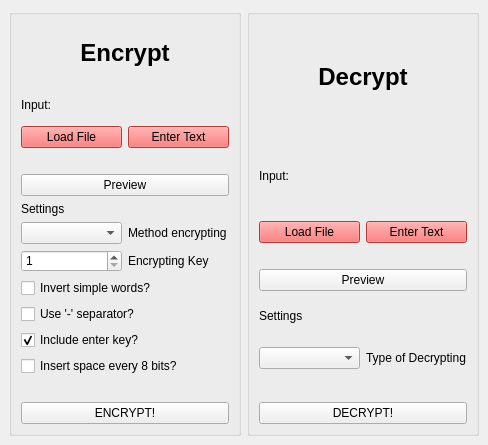
<?xml version="1.0" encoding="UTF-8"?>
<ui version="4.0">
 <class>EncoderApp</class>
 <widget class="QMainWindow" name="EncoderApp">
  <property name="geometry">
   <rect>
    <x>0</x>
    <y>0</y>
    <width>488</width>
    <height>445</height>
   </rect>
  </property>
  <property name="windowTitle">
   <string>Encrypt &amp; Decrypt App</string>
  </property>
  <property name="styleSheet">
   <string notr="true"/>
  </property>
  <widget class="QWidget" name="centralwidget">
   <layout class="QHBoxLayout" name="horizontalLayout_6">
    <item>
     <widget class="QGroupBox" name="groupBox">
      <property name="styleSheet">
       <string notr="true">#title_Encoder {
	font-size: 24px;
}</string>
      </property>
      <property name="title">
       <string/>
      </property>
      <layout class="QVBoxLayout" name="verticalLayout_3">
       <item>
        <widget class="QLabel" name="title_Encoder">
         <property name="font">
          <font>
           <pointsize>-1</pointsize>
          </font>
         </property>
         <property name="styleSheet">
          <string notr="true"/>
         </property>
         <property name="text">
          <string>&lt;html&gt;&lt;head/&gt;&lt;body&gt;&lt;p align=&quot;center&quot;&gt;&lt;span style=&quot; font-size:18pt; font-weight:700;&quot;&gt;Encrypt&lt;/span&gt;&lt;/p&gt;&lt;/body&gt;&lt;/html&gt;</string>
         </property>
        </widget>
       </item>
       <item>
        <layout class="QVBoxLayout" name="verticalLayout">
         <item>
          <widget class="QLabel" name="label_einput">
           <property name="text">
            <string>Input:</string>
           </property>
          </widget>
         </item>
         <item>
          <layout class="QHBoxLayout" name="horizontalLayout">
           <item>
            <widget class="QPushButton" name="btn_en_loadFile">
             <property name="styleSheet">
              <string notr="true">background-color: rgb(255, 80, 80);</string>
             </property>
             <property name="text">
              <string>Load File</string>
             </property>
            </widget>
           </item>
           <item>
            <widget class="QPushButton" name="btn_en_enterText">
             <property name="styleSheet">
              <string notr="true">background-color: rgb(255, 80, 80);</string>
             </property>
             <property name="text">
              <string>Enter Text</string>
             </property>
            </widget>
           </item>
          </layout>
         </item>
        </layout>
       </item>
       <item>
        <spacer name="horizontalSpacer_2">
         <property name="orientation">
          <enum>Qt::Horizontal</enum>
         </property>
         <property name="sizeHint" stdset="0">
          <size>
           <width>40</width>
           <height>20</height>
          </size>
         </property>
        </spacer>
       </item>
       <item>
        <layout class="QVBoxLayout" name="verticalLayout_2">
         <item>
          <widget class="QPushButton" name="btn_en_preview">
           <property name="text">
            <string>Preview</string>
           </property>
          </widget>
         </item>
         <item>
          <widget class="QLabel" name="label_esettings">
           <property name="text">
            <string>Settings</string>
           </property>
          </widget>
         </item>
         <item>
          <layout class="QHBoxLayout" name="horizontalLayout_2">
           <item>
            <widget class="QComboBox" name="comboBox_en_type"/>
           </item>
           <item>
            <widget class="QLabel" name="label">
             <property name="styleSheet">
              <string notr="true">color: black;</string>
             </property>
             <property name="text">
              <string>Method encrypting</string>
             </property>
            </widget>
           </item>
          </layout>
         </item>
         <item>
          <layout class="QHBoxLayout" name="horizontalLayout_5">
           <item>
            <widget class="QSpinBox" name="spinBox_ca_key">
             <property name="minimum">
              <number>1</number>
             </property>
            </widget>
           </item>
           <item>
            <widget class="QLabel" name="label_ca_key">
             <property name="styleSheet">
              <string notr="true">color: black;</string>
             </property>
             <property name="text">
              <string>Encrypting Key</string>
             </property>
            </widget>
           </item>
          </layout>
         </item>
         <item>
          <widget class="QCheckBox" name="checkBox_en_inv_sentence">
           <property name="styleSheet">
            <string notr="true">color: black;</string>
           </property>
           <property name="text">
            <string>Invert simple words?</string>
           </property>
           <property name="checked">
            <bool>false</bool>
           </property>
          </widget>
         </item>
         <item>
          <widget class="QCheckBox" name="checkBox_en_dec_space">
           <property name="styleSheet">
            <string notr="true">color: black;</string>
           </property>
           <property name="text">
            <string>Use '-' separator?</string>
           </property>
           <property name="checked">
            <bool>false</bool>
           </property>
          </widget>
         </item>
         <item>
          <widget class="QCheckBox" name="checkBox_en_bin_enter">
           <property name="styleSheet">
            <string notr="true">color: black;</string>
           </property>
           <property name="text">
            <string>Include enter key?</string>
           </property>
           <property name="checked">
            <bool>true</bool>
           </property>
          </widget>
         </item>
         <item>
          <widget class="QCheckBox" name="checkBox_en_bin_spaces">
           <property name="styleSheet">
            <string notr="true">color: black;</string>
           </property>
           <property name="text">
            <string>Insert space every 8 bits?</string>
           </property>
           <property name="checked">
            <bool>false</bool>
           </property>
          </widget>
         </item>
        </layout>
       </item>
       <item>
        <spacer name="horizontalSpacer">
         <property name="orientation">
          <enum>Qt::Horizontal</enum>
         </property>
         <property name="sizeHint" stdset="0">
          <size>
           <width>40</width>
           <height>20</height>
          </size>
         </property>
        </spacer>
       </item>
       <item>
        <widget class="QPushButton" name="btn_en_code">
         <property name="text">
          <string>ENCRYPT!</string>
         </property>
        </widget>
       </item>
      </layout>
     </widget>
    </item>
    <item>
     <widget class="QGroupBox" name="groupBox_2">
      <property name="title">
       <string/>
      </property>
      <layout class="QVBoxLayout" name="verticalLayout_6">
       <item>
        <widget class="QLabel" name="title_Decoder">
         <property name="font">
          <font/>
         </property>
         <property name="styleSheet">
          <string notr="true"/>
         </property>
         <property name="text">
          <string>&lt;html&gt;&lt;head/&gt;&lt;body&gt;&lt;p align=&quot;center&quot;&gt;&lt;span style=&quot; font-size:18pt; font-weight:700;&quot;&gt;Decrypt&lt;/span&gt;&lt;/p&gt;&lt;/body&gt;&lt;/html&gt;</string>
         </property>
        </widget>
       </item>
       <item>
        <layout class="QVBoxLayout" name="verticalLayout_5">
         <item>
          <widget class="QLabel" name="label_dinput">
           <property name="text">
            <string>Input:</string>
           </property>
          </widget>
         </item>
         <item>
          <layout class="QHBoxLayout" name="horizontalLayout_3">
           <item>
            <widget class="QPushButton" name="btn_de_load">
             <property name="styleSheet">
              <string notr="true">background-color: rgb(255, 80, 80);</string>
             </property>
             <property name="text">
              <string>Load File</string>
             </property>
            </widget>
           </item>
           <item>
            <widget class="QPushButton" name="btn_de_enterText">
             <property name="styleSheet">
              <string notr="true">background-color: rgb(255, 80, 80);</string>
             </property>
             <property name="text">
              <string>Enter Text</string>
             </property>
            </widget>
           </item>
          </layout>
         </item>
        </layout>
       </item>
       <item>
        <spacer name="horizontalSpacer_3">
         <property name="orientation">
          <enum>Qt::Horizontal</enum>
         </property>
         <property name="sizeHint" stdset="0">
          <size>
           <width>40</width>
           <height>20</height>
          </size>
         </property>
        </spacer>
       </item>
       <item>
        <layout class="QVBoxLayout" name="verticalLayout_4">
         <item>
          <widget class="QPushButton" name="btn_en_preview_2">
           <property name="text">
            <string>Preview</string>
           </property>
          </widget>
         </item>
         <item>
          <widget class="QLabel" name="label_dprocess">
           <property name="text">
            <string>Settings</string>
           </property>
          </widget>
         </item>
         <item>
          <layout class="QHBoxLayout" name="horizontalLayout_4">
           <item>
            <widget class="QComboBox" name="comboBox_de_type"/>
           </item>
           <item>
            <widget class="QLabel" name="label_8">
             <property name="text">
              <string>Type of Decrypting</string>
             </property>
            </widget>
           </item>
          </layout>
         </item>
        </layout>
       </item>
       <item>
        <spacer name="horizontalSpacer_4">
         <property name="orientation">
          <enum>Qt::Horizontal</enum>
         </property>
         <property name="sizeHint" stdset="0">
          <size>
           <width>40</width>
           <height>20</height>
          </size>
         </property>
        </spacer>
       </item>
       <item>
        <widget class="QPushButton" name="btn_de_code">
         <property name="text">
          <string>DECRYPT!</string>
         </property>
        </widget>
       </item>
      </layout>
     </widget>
    </item>
   </layout>
  </widget>
 </widget>
 <resources/>
 <connections/>
</ui>
